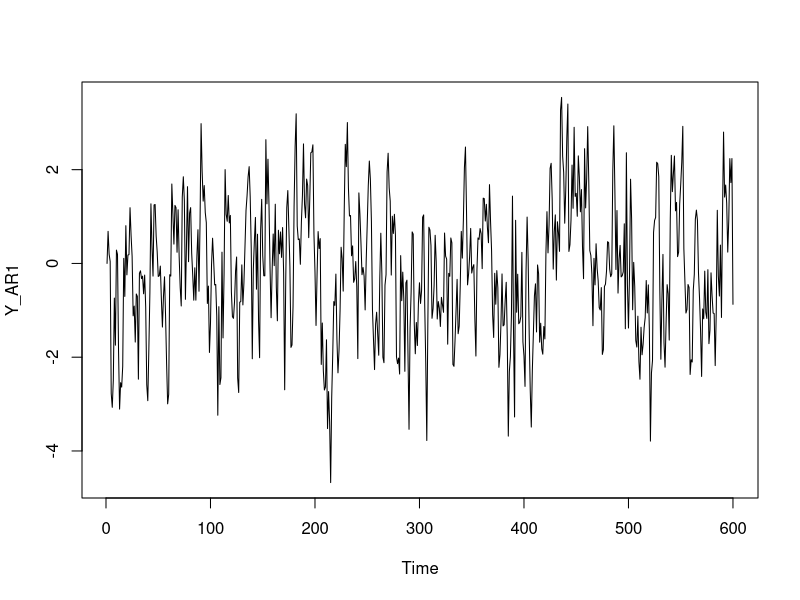
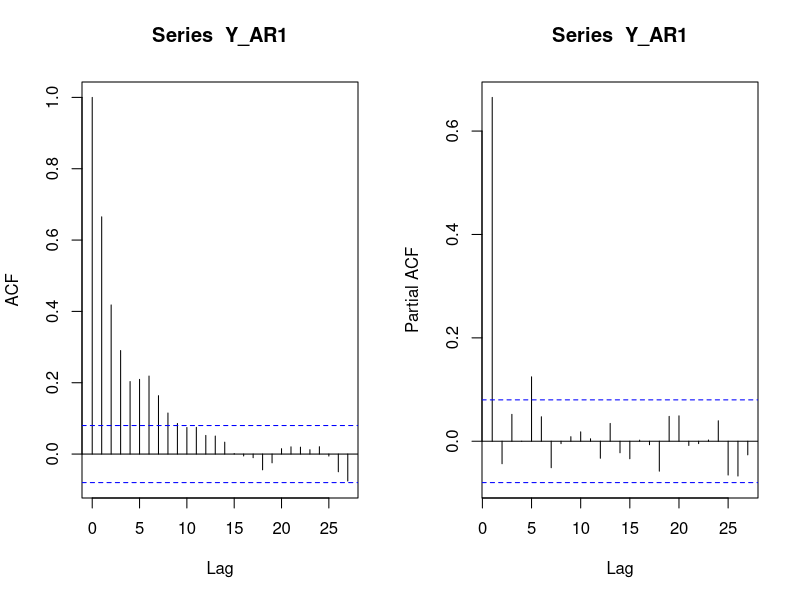
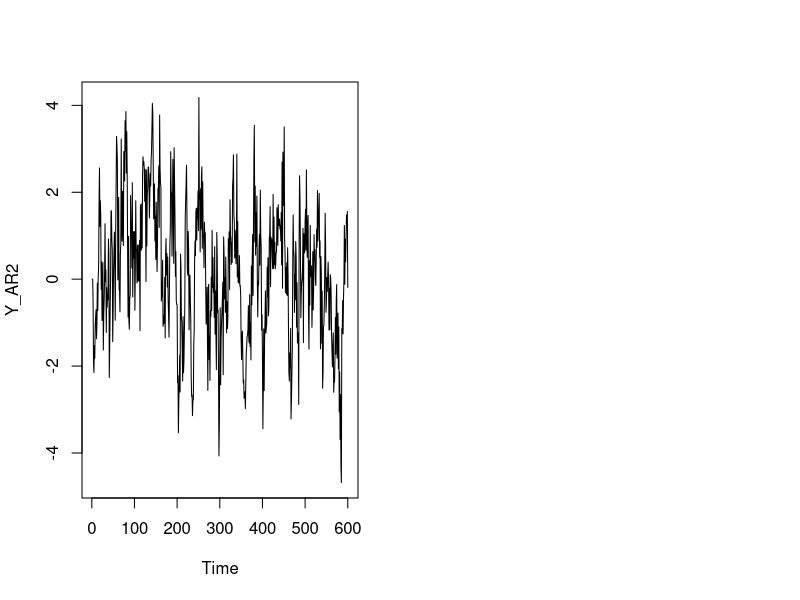
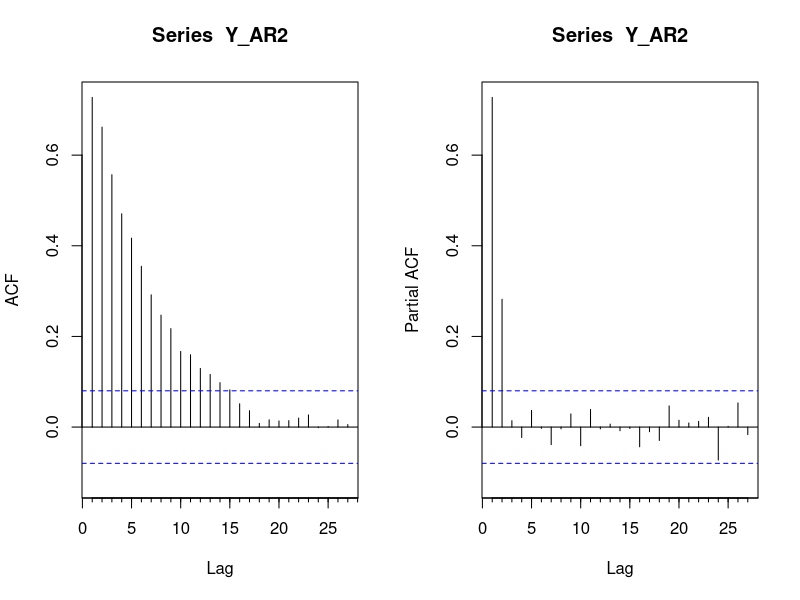
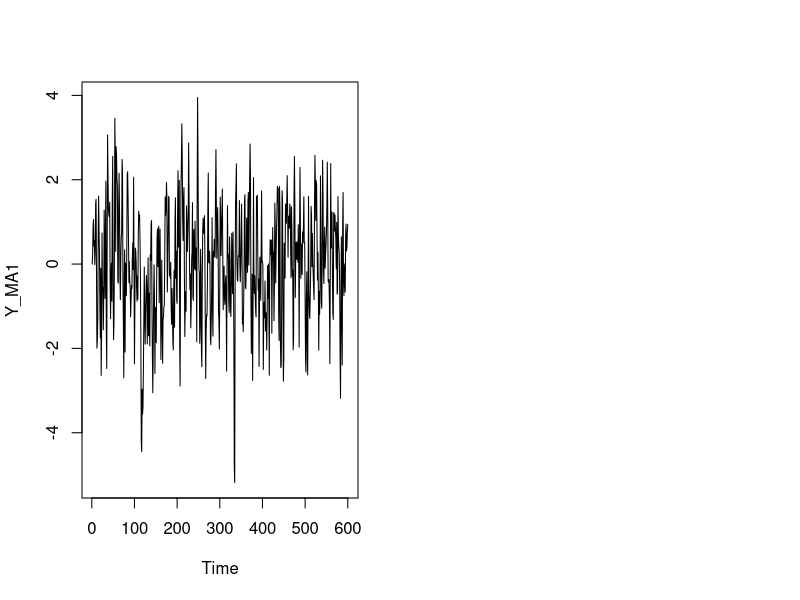
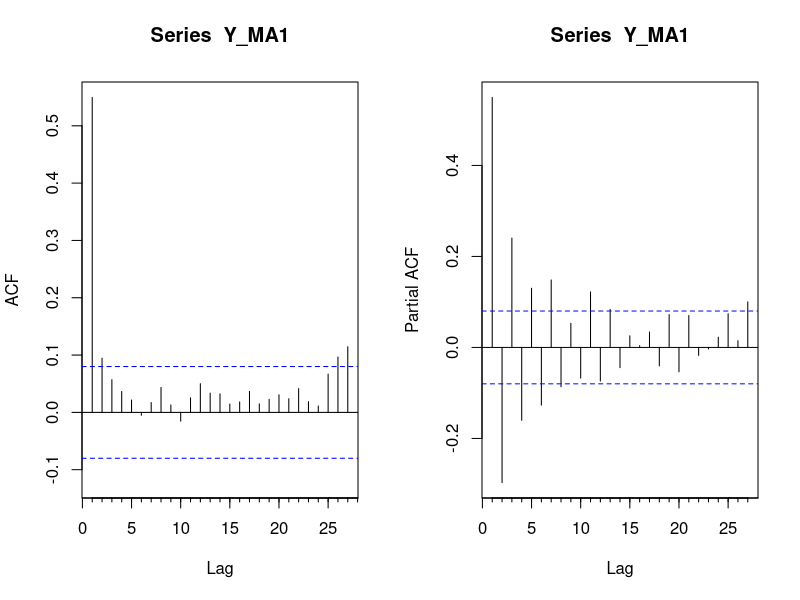
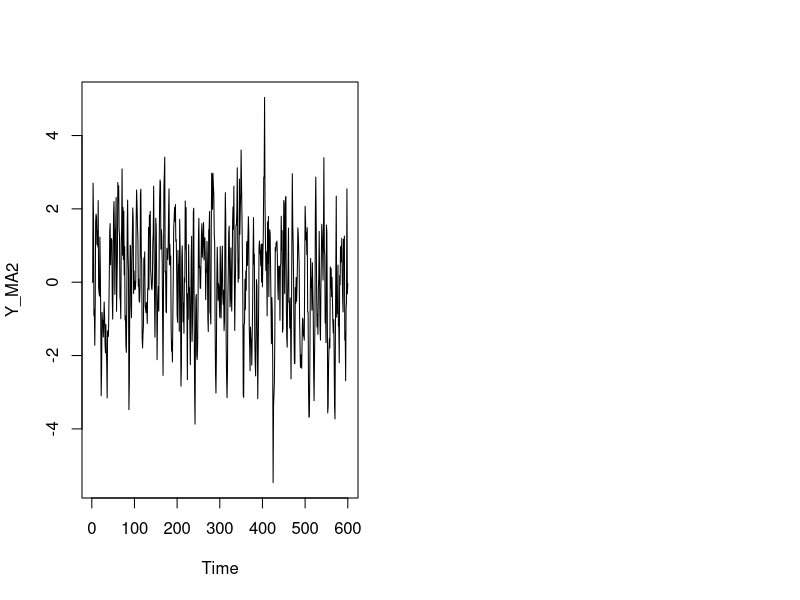
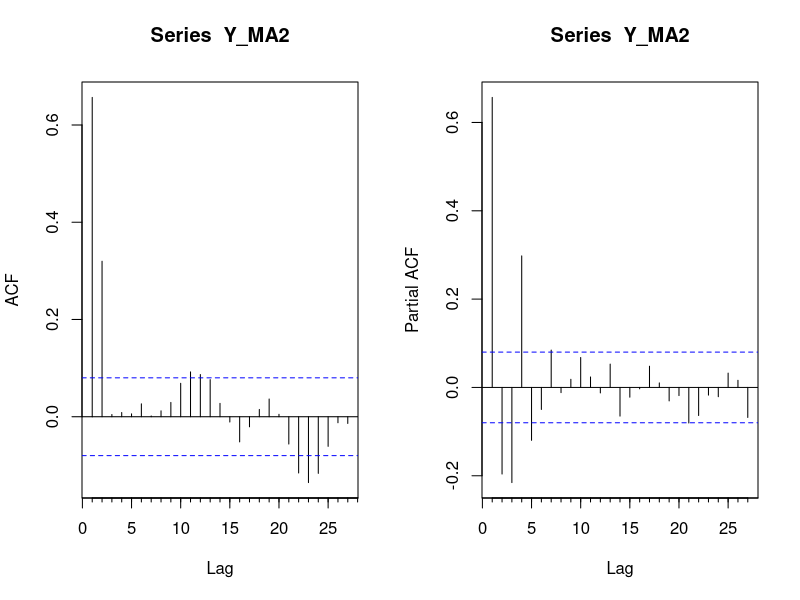

Generate these figures, in order, with R:
# Approximately slides 91 - 121

library(forecast)
library(lmtest)


# Compare ACF and PACF of AR and MA processes -----------------------------

# Simulating an AR(1) process

n <- 600
u <- rnorm(n)

phi <- 0.7
Y_init <- 0
Y_AR1<- rep(Y_init, n)
for (t in 2:n) {
  Y_AR1[t] <- phi*Y_AR1[t-1] + u[t]
}
Y_AR1 <- ts(Y_AR1)
plot(Y_AR1)

par(mfrow = c(1, 2))
acf(Y_AR1)
pacf(Y_AR1)


# Simulating an AR(2) process
n <- 600
u <- rnorm(n)

phi_1 <- 0.5
phi_2 <- 0.3
Y_AR2 <- rep(Y_init, n)
for (t in 3:n) {
  Y_AR2[t] <- phi_1*Y_AR2[t-1] + phi_2*Y_AR2[t-2] + u[t]
}
Y_AR2 <- ts(Y_AR2)
plot(Y_AR2)

par(mfrow = c(1, 2))
Acf(Y_AR2)
Pacf(Y_AR2)




# Simulate an MA(1) process
u <- rnorm(n+1)

theta <- 0.9
Y_MA1 <- rep(0, n)

for (t in 2:n){
  Y_MA1[t] <- theta * u[t - 1] + u[t]
}
Y_MA1 <- ts(Y_MA1)
plot(Y_MA1)

par(mfrow = c(1, 2))
Acf(Y_MA1)
Pacf(Y_MA1)


# Simulate an MA(2) process
u <- rnorm(n+2)

theta1 <- 0.9
theta2 <- 0.7
Y_MA2 <- rep(Y_init, n)

for (t in 3:n){
  Y_MA2[t] <- theta1 * u[t - 1] + theta2 * u[t - 2] + u[t]
}
Y_MA2 <- ts(Y_MA2)
plot(Y_MA2)

par(mfrow = c(1, 2))
Acf(Y_MA2)
Pacf(Y_MA2)

par(mfrow = c(4, 2), mar = c(2, 2.5, 4, 1.5) + 0.1, mgp = c(1.5, 0.5, 0)) 
Acf(Y_AR1, xlab = "") 
Pacf(Y_AR1, xlab = "")
Acf(Y_AR2, xlab = "")
Pacf(Y_AR2, xlab = "")
Acf(Y_MA1, xlab = "")
Pacf(Y_MA1, xlab = "")
Acf(Y_MA2, xlab = "")
Pacf(Y_MA2, xlab = "")


# Reset par() settings
dev.off()



# Case Study Savings Overfitting ------------------------------------------

savings <- read.csv("data/savings.csv")
savings <- ts(savings, start = c(1955, 1), end = c(1979, 4),
              frequency = 4)

plot(savings)

overf_mod <- Arima(savings, order = c(2, 0, 2))
summary(overf_mod)

plot(overf_mod$residuals)
abline(h = 0, col = "red")
Box.test(overf_mod$residuals, lag = 6, type = "Ljung-Box")

Acf(overf_mod$residuals)

lmtest::coeftest(overf_mod)

library(car)
linearHypothesis(overf_mod, c("ar2 = 0", "ma1 = 0"))

rest_mod <- Arima(savings , order = c(2, 0, 2), fixed=c(NA, 0, 0, NA, NA))
summary(rest_mod)

coeftest(rest_mod)

c(AIC(overf_mod), AIC(rest_mod))
c(BIC(overf_mod), BIC(rest_mod))        

